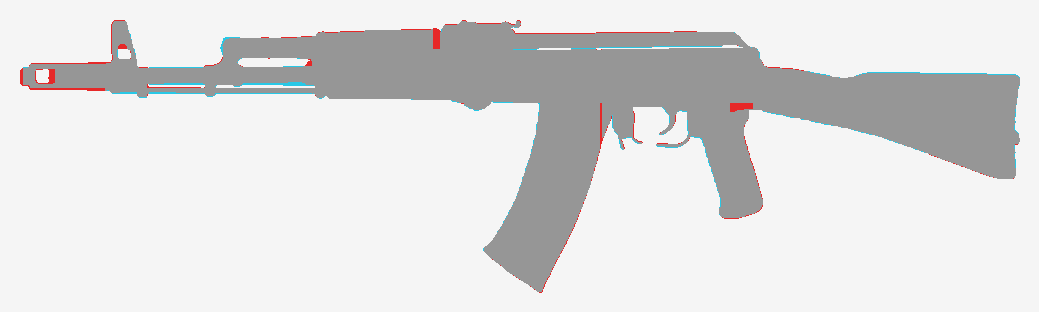
#> input picture guns/ak74m/review/b2_L_diff.png, 1039 x 312 px, given in place of Screenshot 2026-10-25 163245.png, which was not available
$ python regions.py review/b2_L_diff.png
#> lines starting #> are read from the running program, lines starting #| are printed output that depends on the picture; after the words box and inside, x2 and y2 are one past the last pixel; in counts of white or black regions, pixels touching at a corner belong together; pictures that were not available may be replaced by others from this repository, and a replacement may not be noted
#> in main, ph is the input picture: PIL image 1039x312 RGB; mean R, G, B 221.6, 221.3, 221.4
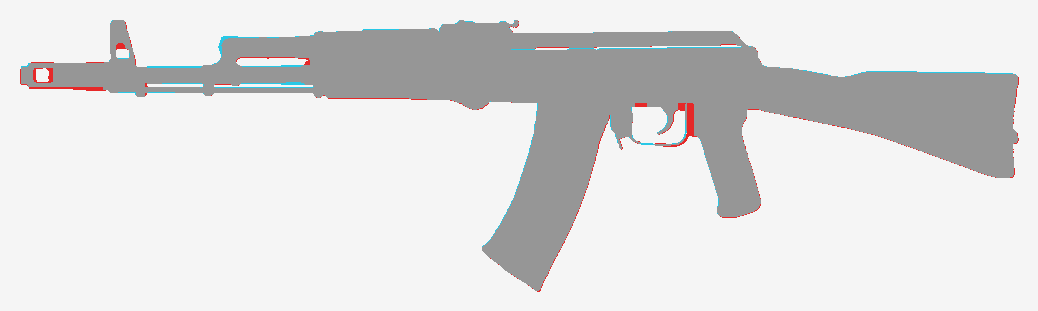
#> input picture guns/ak74m/review/b3_L_diff.png, 1038 x 311 px, given in place of ref_R_aligned.png, which was not available
#> in main, pr is the input picture: PIL image 1038x311 RGB; mean R, G, B 221.5, 221.2, 221.3
### guns/ak74m/ak_ref.py
"""ak_ref.py - profile master: the user's near-orthographic LEFT-side photo of the AK-74M (refs_user/...163245.png, private).
Muzzle on the LEFT of the photo. Calibrated to the 943 mm overall length: muzzle face x 154 -> butt rear x 1152 = 998 px,
S = 0.9449 mm/px. Bore row 277.5 at the muzzle. A small roll ROT (deg) about the muzzle point is allowed (fit by silcmp.py).
B frame: y = (X_MUZ - x') * S (muzzle face y = 0, gun at y < 0), z = (ROW_BORE - row') * S, (x', row') = photo px un-rolled.
prof(name) -> Field2D (y, z) signed distance (mm, < 0 inside) of the photo silhouette cut by the part's partition polygon."""
import os, sys, math
import numpy as np
from PIL import Image, ImageDraw, ImageFilter
from scipy import ndimage
HERE = os.path.dirname(os.path.abspath(__file__))
sys.path.insert(0, os.path.join(HERE, "../.."))
from lab import sdf as S

PHOTO = os.path.join(HERE, "refs_user", "Screenshot 2026-10-25 163245.png")
PHOTO_R = os.path.join(HERE, "refs_user", "Screenshot 2026-10-25 163254.png")
X_MUZ, ROW_BORE = 154.0, 277.5
S_MM = 943.0 / 998.0
ROT = float(os.environ.get("AK_ROT", "0.0"))          # photo roll (deg, + = muzzle up in the photo)
UP = 3


# [4 lines left out: function _unroll, not called in this run]


def px2b(x, row):
    xu, ru = _unroll(x, row)
    return (X_MUZ - xu) * S_MM, (ROW_BORE - ru) * S_MM


# [5 lines left out: function b2px, not called in this run]


def bp(x, row):
    y, z = px2b(x, row)
    return float(y), float(z)


_M = {}


def masks(photo=PHOTO):
    """foreground (not paper white), largest component + its near neighbours"""
    if photo in _M:
        return _M[photo]
    a = np.asarray(Image.open(photo).convert("RGB")).astype(np.float32)
    mn, mx = a.min(-1), a.max(-1)
    fg = ~((mn > 222) & (mx - mn < 20))
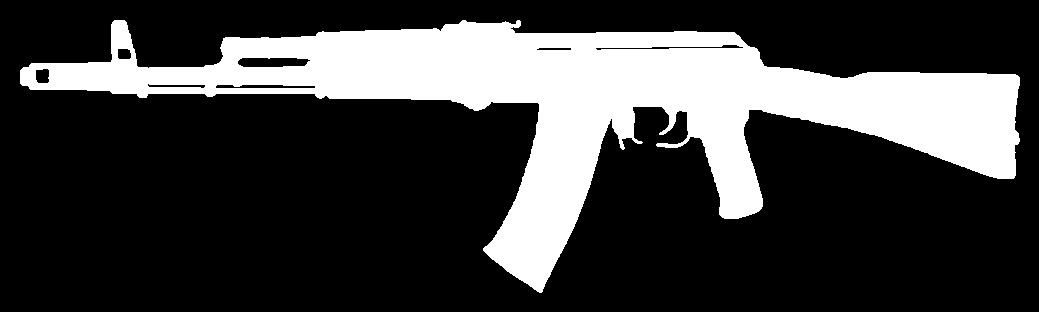
#> fg: shape (312, 1039) bool; 24.6% white; 1 white region, box (x1, y1, x2, y2) and area: (20, 20, 1020, 293) 79747
    fg = ndimage.binary_opening(fg, iterations=1)
#> fg: shape (312, 1039) bool; 24.6% white; 1 white region, box (x1, y1, x2, y2) and area: (20, 20, 1020, 293) 79743
    lab, n = ndimage.label(fg)
#> n = 1
    sz = ndimage.sum(fg, lab, range(1, n + 1))
#> sz = [79743]
    fg = np.isin(lab, 1 + np.nonzero(sz > 150)[0])
    holes = ndimage.binary_fill_holes(fg) & ~fg                                       # enclosed background
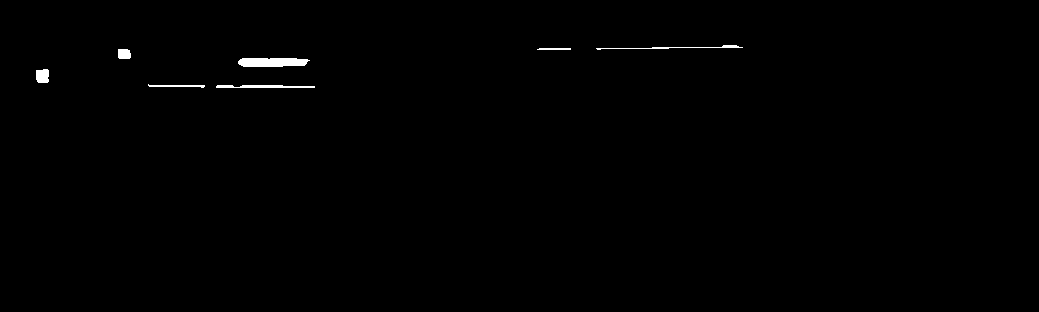
#> holes: shape (312, 1039) bool; 0.46% white; 7 white regions, largest, box (x1, y1, x2, y2) and area: (238, 58, 310, 67) 571, (216, 85, 315, 88) 249, (596, 45, 743, 50) 199
    hl, hn = ndimage.label(holes)
#> hl: shape (312, 1039) int32; 8 distinct labels, from 0 to 7
#> hn = 7
    hs = ndimage.sum(holes, hl, range(1, hn + 1))
#> hs = [199, 66, 122, 571, 167, 117, 249]
    fg = fg | np.isin(hl, 1 + np.nonzero(hs < 90)[0])                                  # small = shiny pin heads, not holes
#> fg: shape (312, 1039) bool; 24.6% white; 1 white region, box (x1, y1, x2, y2) and area: (20, 20, 1020, 293) 79809
    sl = ndimage.find_objects(hl)
#> sl = 7 items
    glare = [i + 1 for i, q in enumerate(sl) if (q[1].stop - q[1].start) > 25 * (q[0].stop - q[0].start)]
#> glare = [1, 7]
    fg = fg | np.isin(hl, glare)                                                       # long hair-thin = specular streak, not a gap
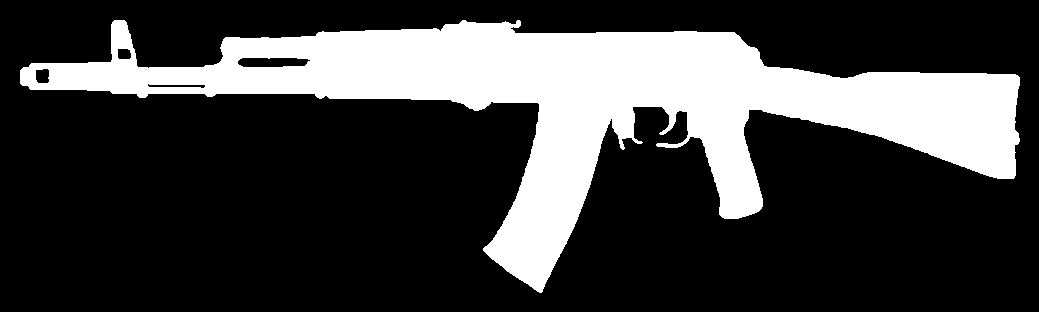
#> fg: shape (312, 1039) bool; 24.8% white; 1 white region, box (x1, y1, x2, y2) and area: (20, 20, 1020, 293) 80257
    _M[photo] = (fg, a)
    return _M[photo]


# partition polygons, photo px (generous; the silhouette decides the outline)
PARTS = {
    "brake":    [(148, 258), (241, 258), (241, 296), (148, 296)],
    "fsb":      [(238, 214), (279, 214), (279, 306), (238, 306)],
    "barrel":   [(276, 266), (565, 266), (565, 289), (276, 289)],
    "rod":      [(244, 288), (560, 288), (560, 298), (244, 298)],
    "gasblock": [(338, 252), (375, 252), (375, 302), (338, 302)],
    "gastube":  [(352, 234), (448, 234), (448, 264), (352, 264)],
    "hg_upper": [(444, 230), (565, 230), (565, 262), (444, 262)],
    "hg_lower": [(444, 262), (622, 262), (622, 314), (444, 314)],          # runs back to the trunnion (x 622)
    "rsight":   [(564, 212), (660, 212), (660, 252), (622, 252), (622, 262), (564, 262)],
    "dcover":   [(605, 230), (892, 230), (892, 262), (605, 262)],
    "receiver": [(622, 258), (892, 258),          # top rails live under the dust cover
                  (892, 347), (821.5, 347), (821.5, 304), (622, 304)],
    "tguard":   [(760, 300), (828, 300), (828, 352), (760, 352)],              # parametric strip (thin, light: not traced)
    "trigger":  [(781, 303), (812, 303), (812, 339), (781, 339)],
    "magcatch": [(731, 300), (769, 300), (769, 362), (731, 362)],
    "grip":     [(836, 318), (935, 300), (935, 425), (836, 425)],
    "mag":      [(622, 300), (732, 300), (732, 498), (590, 498), (590, 314), (622, 314)],
    "stock":    [(886, 252), (1158, 252), (1158, 385), (886, 385)],
}


# [4 lines left out: function poly_mask, not called in this run]


_F = {}
UP = 6
VEC_TOL = 0.2                                          # Douglas-Peucker tolerance (photo px) of the vectorised outline
ARC_SIGMA = 1.6                                        # smoothing along the contour (photo px of arc): kills 1-px stairs


# [64 lines left out: functions vector_mask, prof, extent, column_radius, not called in this run]

### guns/ak74m/regions.py
"""regions.py - front-to-back region sheets: for each region of the profile, the left photo | the right photo (mirrored +
aligned, work/ref_R_aligned.png) | the model through the matched left camera | the silhouette diff. Uses compare.py's
renders for <tag>. Output (contains photos -> work/): work/regions_<tag>.jpg
usage: .venv/bin/python guns/ak74m/regions.py tag=v3 [only=brake,fsb]"""
import os, sys
import numpy as np
from PIL import Image, ImageDraw
HERE = os.path.dirname(os.path.abspath(__file__))
sys.path.insert(0, HERE)
import ak_ref as R

A = dict(a.split("=", 1) for a in sys.argv[1:] if "=" in a)
TAG = A.get("tag", "v3")
REGIONS = [("muzzle brake", (146, 255, 245, 300)), ("front sight + gas block", (232, 212, 380, 306)),
           ("gas tube + handguards", (340, 225, 580, 325)), ("rear sight + dust cover front", (555, 205, 700, 270)),
           ("receiver side", (560, 240, 895, 352)), ("trigger group", (720, 290, 900, 370)),
           ("pistol grip", (820, 295, 945, 425)), ("magazine", (590, 290, 740, 500)), ("stock + hinge", (880, 245, 1160, 390))]


def main():
    only = A["only"].split(",") if "only" in A else None
    ph = Image.open(R.PHOTO).convert("RGB")
    pr = Image.open(os.path.join(HERE, "work", "ref_R_aligned.png")).convert("RGB")
    md = Image.open(os.path.join(HERE, "work", f"cmp_{TAG}_L_b.png")).convert("RGB")
    fg, _ = R.masks()
#> (the run stopped early here; a loop or call above may not have finished)
